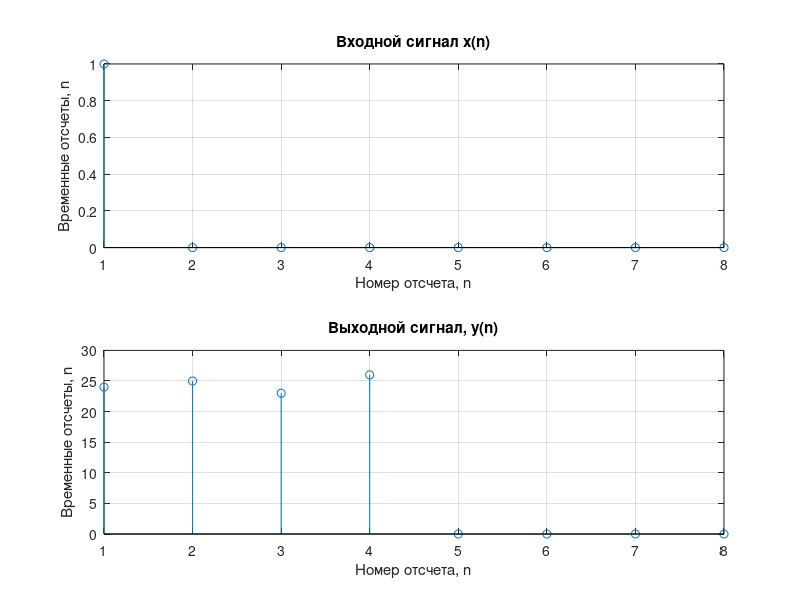
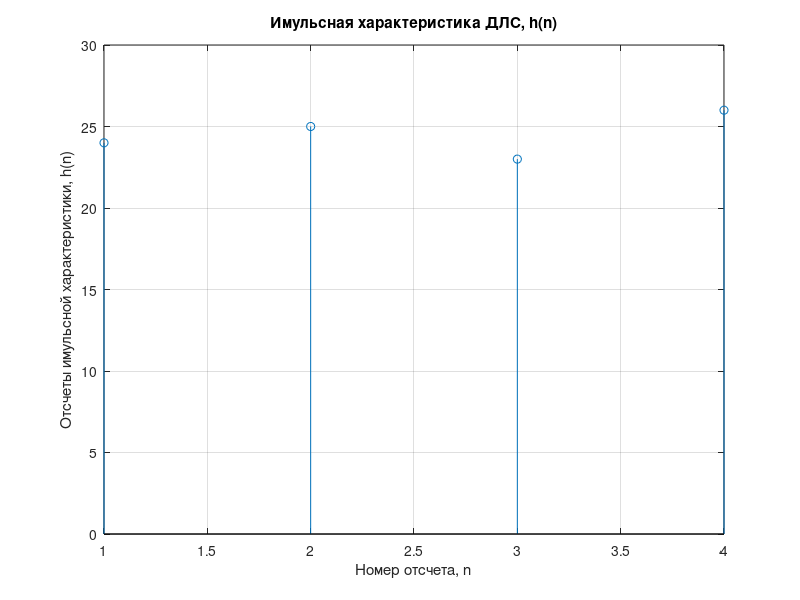
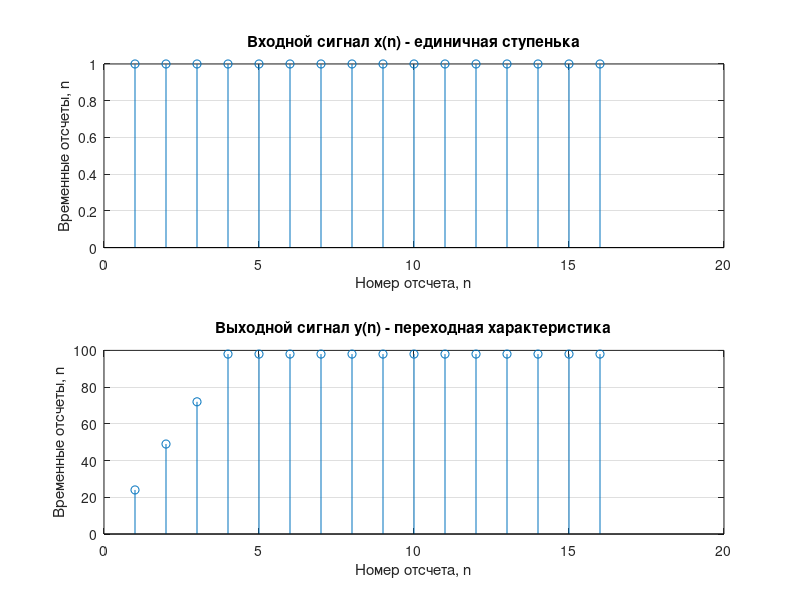
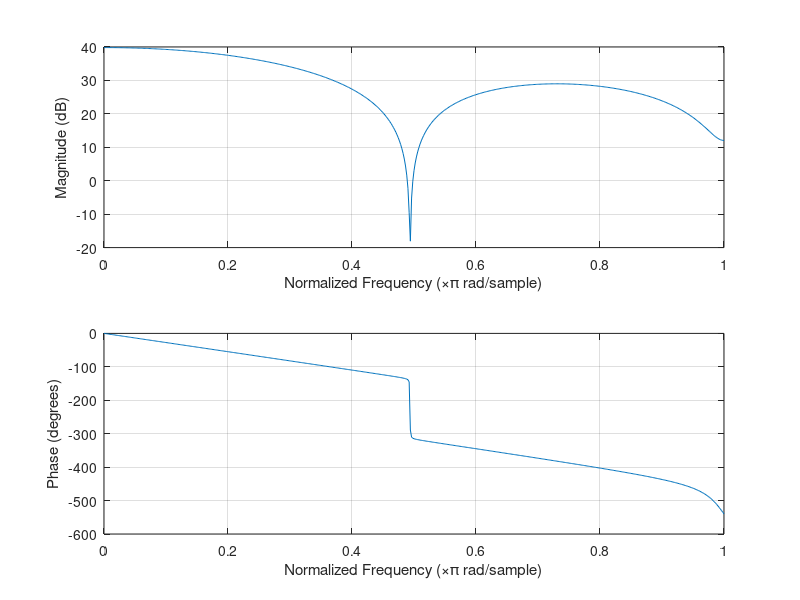

MATLAB code to generate these figures, in order: (Note: this script raises an error after producing the figures.)
clc;
clear all;
close all;

is_octave = exist('OCTAVE_VERSION', 'builtin') ~= 0;

if(is_octave)
    pkg load signal
end

variant = 24;
b_0 = variant;
b_1 = variant + 1;
b_2 = variant -1;
b_3 = variant + 2;

b = [b_0, b_1, b_2, b_3];
a = [1];
x = [1, zeros(1, 7)];
y_filter_one = filter(b, a, x);

figure
subplot(2, 1, 1);
stem(x);
title('Входной сигнал x(n)');
xlabel('Номер отсчета, n');
ylabel('Временные отсчеты, n');
grid on

subplot(2, 1, 2);
stem(y_filter_one);
title('Выходной сигнал, y(n)');
ylabel('Временные отсчеты, n');
xlabel('Номер отсчета, n');
grid on

y_impz = impz(b, a);

figure
stem(y_impz);
title('Имульсная характеристика ДЛС, h(n)');
xlabel('Номер отсчета, n');
ylabel('Отсчеты имульсной характеристики, h(n)');
grid on

x = [1 ones(1, 15)];
y_filter_step = filter(b, a, x);

figure
subplot(2, 1, 1)
stem(x)
title('Входной сигнал x(n) - единичная ступенька');
xlabel('Номер отсчета, n');
ylabel('Временные отсчеты, n');
grid on

subplot(2, 1, 2);
stem(y_filter_step);
title('Выходной сигнал y(n) - переходная характеристика');
xlabel('Номер отсчета, n');
ylabel('Временные отсчеты, n');
grid on

figure
freqz(b, a);

figure
zplane(b, a);
[hz, hp, ht] = zplane(b, a);
